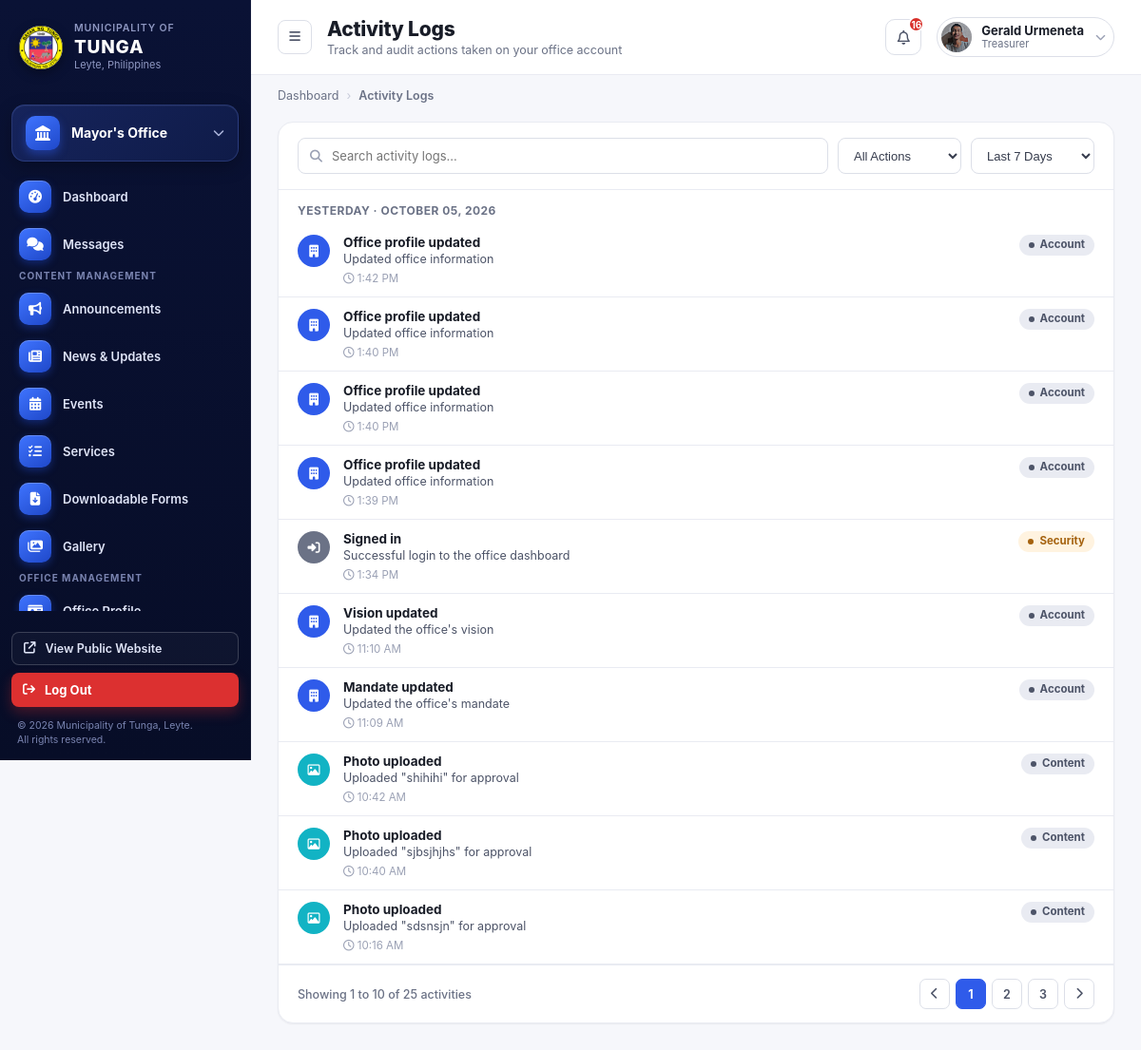
/office-dashboard/office-log (signed in), run on an earlier commit of the app's database.
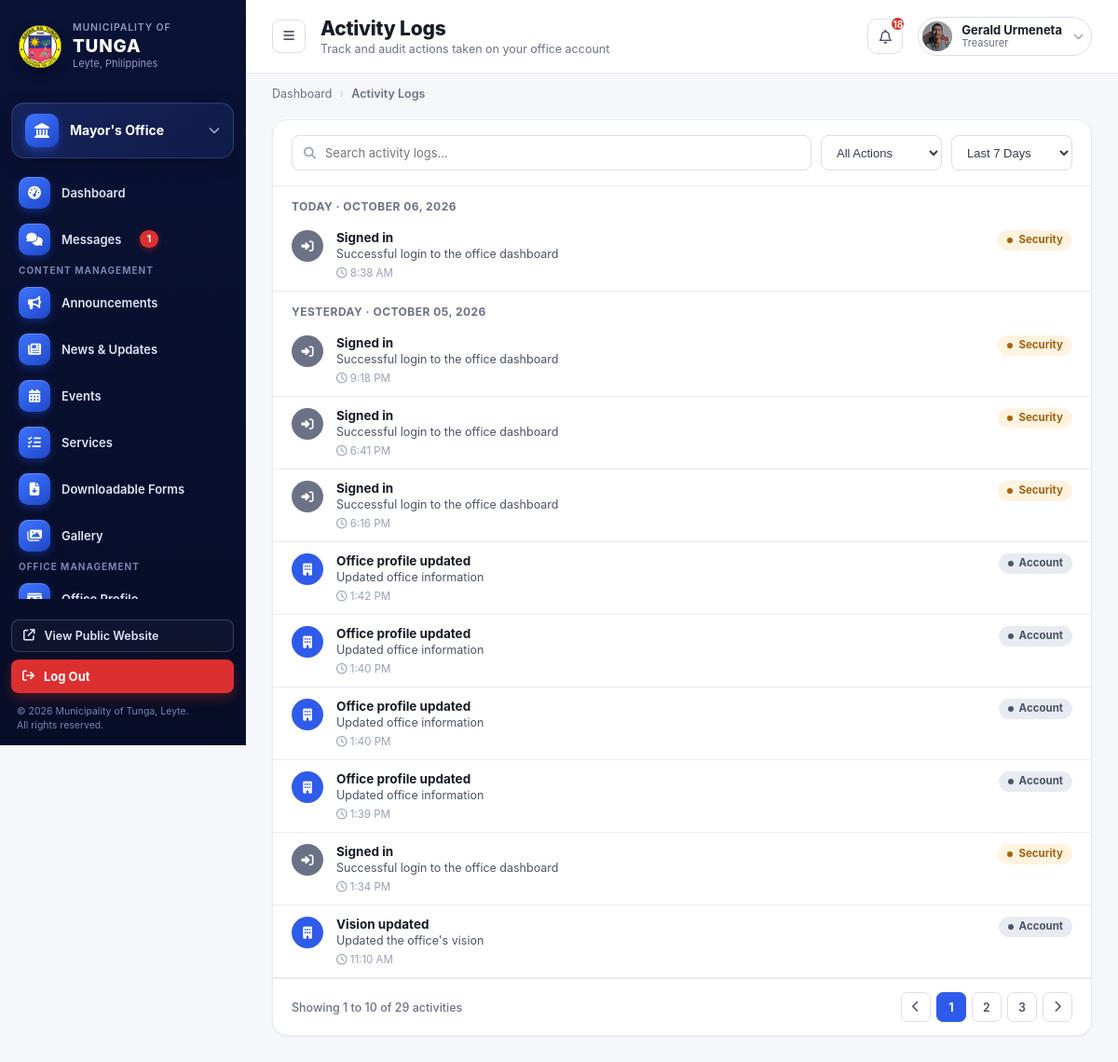
And on a later commit of the database.
### office_dashboard/models.py (models this page shows, shortened)
class OfficeRepresentative(models.Model):
    user = models.OneToOneField(User, on_delete=models.CASCADE, related_name="office_rep")
    office = models.OneToOneField(Office, on_delete=models.CASCADE, related_name="representative")
    position = models.CharField(max_length=100, blank=True)
    mobile_number = models.CharField(max_length=20, blank=True)
    photo = models.ImageField(upload_to="rep_photos/", blank=True, null=True)   # ADD THIS LINE
    @property
    def unread_notifications_count(self):
        return self.notifications.filter(is_read=False).count()
    @property
    def recent_notifications(self):
        return self.notifications.order_by('-created_at')[:5]

class ActivityLog(models.Model):
    CATEGORY_CHOICES = [
        ("content", "Content"),
        ("account", "Account"),
        ("security", "Security"),
    ]
    representative = models.ForeignKey(
        OfficeRepresentative,
        on_delete=models.CASCADE,
        related_name="activity_logs"
    )
    title = models.CharField(max_length=255)
    description = models.CharField(max_length=500, blank=True)
    category = models.CharField(max_length=20, choices=CATEGORY_CHOICES, default="content")
    icon = models.CharField(max_length=50, default="fa-solid fa-circle-info")
    icon_color = models.CharField(max_length=20, default="var(--blue-600)")
    created_at = models.DateTimeField(auto_now_add=True)
    class Meta:
        ordering = ["-created_at"]

### offices/models.py (models this page shows, shortened)
class Office(models.Model):
    name = models.CharField(max_length=100)
    slug = models.SlugField(unique=True, max_length=150)
    logo = models.ImageField(upload_to="office_logos/", blank=True, null=True)
    about = models.TextField(blank=True)
    description = models.TextField(blank=True)
    head_name = models.CharField(max_length=255, blank=True)
    position_title = models.CharField(max_length=255, blank=True)
    office_hours = models.CharField(max_length=255, blank=True)
    location = models.CharField(max_length=255, blank=True)
    email = models.EmailField(blank=True)
    telephone = models.CharField(max_length=100, blank=True)
    service_pledge = models.TextField(blank=True)
    mandate = models.TextField(blank=True)
    vision = models.TextField(blank=True)
    mission = models.TextField(blank=True)
    goal = models.TextField(blank=True)
    objective = models.TextField(blank=True)
    facebook_url = models.URLField(
        blank=True,
        help_text="Link to this office's official Facebook page, shown as an icon on its public page.",
    )
    twitter_url = models.URLField(
        blank=True,
        help_text="Link to this office's official X (Twitter) page, shown as an icon on its public page.",
    )
    instagram_url = models.URLField(
        blank=True,
        help_text="Link to this office's official Instagram page, shown as an icon on its public page.",
    )
    youtube_url = models.URLField(
        blank=True,
        help_text="Link to this office's official YouTube channel, shown as an icon on its public page.",
    )
    hero_image = models.ImageField(
        upload_to="office_hero/",
        blank=True,
        null=True,
        help_text="Banner image shown at the top of this office's public page. Defaults to the standard municipal hall photo when empty.",
    )
    display_order = models.PositiveIntegerField(default=9999)
    is_visible = models.BooleanField(
        default=True,
        help_text="Uncheck to hide this office from the public Offices page."
    )

### office_dashboard/views.py (the view)
# urls.py: path('office-log', views.activity_log, name='log'),
@office_rep_required
def activity_log(request, rep):
    logs = rep.activity_logs.all()
    q = request.GET.get('q', '').strip()
    if q:
        logs = logs.filter(title__icontains=q)
    category = request.GET.get('category', '')
    if category:
        logs = logs.filter(category=category)
    range_ = request.GET.get('range', '7')
    if range_ != 'all':
        since = timezone.now() - timedelta(days=int(range_))
        logs = logs.filter(created_at__gte=since)
    paginator = Paginator(logs, 10)
    page_obj = paginator.get_page(request.GET.get('page'))
    today = timezone.localdate()
    yesterday = today - timedelta(days=1)
    grouped = []
    for log_date, items in groupby(page_obj.object_list, key=lambda l: timezone.localtime(l.created_at).date()):
        items = list(items)
        if log_date == today:
            label = f"Today · {log_date.strftime('%B %d, %Y')}"
        elif log_date == yesterday:
            label = f"Yesterday · {log_date.strftime('%B %d, %Y')}"
        else:
            label = log_date.strftime('%B %d, %Y')
        grouped.append({"label": label, "items": items})
    return render(request, "office_dashboard/activity-logs.html", {
        "rep": rep,
        "page_obj": page_obj,
        "grouped_logs": grouped,
        "current_q": q,
        "current_category": category,
        "current_range": range_,
    })

### admin_dashboard/context_processors.py (called while the page is built)
def site_contact_info(request):
    return {"site_contact": SiteContactInfo.get_solo()}

def is_super_admin(request):
    if not request.user.is_authenticated:
        return {"is_super_admin": False}
    return {"is_super_admin": SuperAdmin.objects.filter(user=request.user).exists()}

def ticker_announcements(request):
    from office_dashboard.models import Announcement
    announcements = list(
        Announcement.objects.filter(status='published').order_by('-date_posted', '-created_at')[:5]
    )
    return {"ticker_announcements": announcements}

def nav_offices(request):
    from django.urls import reverse
    from offices.models import Office
    offices_list = list(
        Office.objects
        .exclude(slug="lgu-super-admin")
        .filter(is_visible=True, representative__isnull=False, representative__user__is_active=True)
        .order_by("display_order", "name")
    )
    for o in offices_list:
        o.nav_url = reverse('offices:office_detail', args=[o.slug])
    return {"nav_offices": offices_list}

### templates/office_dashboard/activity-logs.html (shortened to what the changed rows need)
{% extends "representative_dashboard_base.html" %}
{% load static %}
{% block content %}
  <div class="main">
    <header class="topbar">
      <div class="topbar-left">
        <div class="page-heading">
          <h1>Activity Logs</h1>
        </div>
      </div>
      <div class="topbar-right">
        <button class="icon-button" id="notifBellBtn" type="button" aria-haspopup="true" aria-expanded="false"><i class="fa-regular fa-bell"></i>{% if rep.unread_notifications_count > 0 %}<span class="dot">{{ rep.unread_notifications_count }}</span>{% endif %}</button>
        <div class="user-chip">
          <img src="{% if rep.photo %}{{ rep.photo.url }}{% else %}{% static 'images/icon/profile_logo.jpeg' %}{% endif %}" alt="">
          <div class="who"><div class="name">{{ rep.user.get_full_name|default:rep.user.username }}</div><div class="role">{{ rep.position|default:"Office Representative" }}</div></div>
          <i class="fa-solid fa-chevron-down chev"></i>
        </div>
      </div>
    </header>
    <main class="content">
      <section class="panel">
                <form method="get" class="filters-row">
                  <label class="field search" style="flex:1;"><i class="fa-solid fa-magnifying-glass"></i><input type="text" name="q" value="{{ current_q }}" placeholder="Search activity logs..." onchange="this.form.submit()"></label>
                  <select class="field" name="category" onchange="this.form.submit()">
                  </select>
                  <select class="field" name="range" onchange="this.form.submit()">
                  </select>
                </form>
                {% for day in grouped_logs %}
                  <div class="log-day-label">{{ day.label }}</div>
                  {% for log in day.items %}
                  <div class="log-item">
                    <span class="log-icon" style="--icon-bg: {{ log.icon_color }};"><i class="{{ log.icon }}"></i></span>
                    <div class="log-body">
                      <div class="log-title">{{ log.title }}</div>
                      {% if log.description %}<div class="log-desc">{{ log.description }}</div>{% endif %}
                      <div class="log-meta"><i class="fa-regular fa-clock"></i> {{ log.created_at|date:"g:i A" }}</div>
                    </div>
                    <span class="badge badge-{% if log.category == 'security' %}amber{% else %}gray{% endif %}">{{ log.get_category_display }}</span>
                  </div>
                  {% endfor %}
                {% empty %}
                  <p style="text-align:center;color:var(--gray-400);padding:24px;">No activity yet.</p>
                {% endfor %}
                <div class="pagination">
                  <span>
                    {% if page_obj.paginator.count == 0 %}No activity found{% else %}Showing {{ page_obj.start_index }} to {{ page_obj.end_index }} of {{ page_obj.paginator.count }} activities{% endif %}
                  </span>
                  <div class="page-nums">
                    {% if page_obj.has_previous %}
                      <a class="page-btn" href="?page={{ page_obj.previous_page_number }}&q={{ current_q }}&category={{ current_category }}&range={{ current_range }}"><i class="fa-solid fa-chevron-left"></i></a>
                    {% else %}
                      <span class="page-btn"><i class="fa-solid fa-chevron-left"></i></span>
                    {% endif %}
                    {% for num in page_obj.paginator.page_range %}
                      {% if num == page_obj.number %}
                        <span class="page-btn active">{{ num }}</span>
                      {% else %}
                        <a class="page-btn" href="?page={{ num }}&q={{ current_q }}&category={{ current_category }}&range={{ current_range }}">{{ num }}</a>
                      {% endif %}
                    {% endfor %}
                    {% if page_obj.has_next %}
                      <a class="page-btn" href="?page={{ page_obj.next_page_number }}&q={{ current_q }}&category={{ current_category }}&range={{ current_range }}"><i class="fa-solid fa-chevron-right"></i></a>
                    {% else %}
                      <span class="page-btn"><i class="fa-solid fa-chevron-right"></i></span>
                    {% endif %}
                  </div>
                </div>
      </section>
    </main>
  </div>
</div>
{% endblock %}

### templates/representative_dashboard_base.html (shortened to what the changed rows need)
<!DOCTYPE html>
{% load static message_tags %}
<html lang="en">
<head>
<link rel="stylesheet" href="{% static 'css/office_rep_style.css' %}">
<link rel="stylesheet" href="https://cdnjs.cloudflare.com/ajax/libs/font-awesome/6.5.1/css/all.min.css">
</head>
<body data-page="{% block body_page %}dashboard{% endblock %}">
<div class="app-shell">
  <aside class="sidebar sidebar--rep" id="sidebar">
    <div class="office-switcher">
      <span class="icon"><i class="fa-solid fa-landmark"></i></span>
      <span class="label">{{ rep.office.name }}</span>
      <i class="fa-solid fa-chevron-down chev"></i>
    </div>
    <div class="sidebar-nav" id="sidebarNav">
    <ul>
      {% url 'office_dashboard:dashboard' as dashboard_url %}
      {% url 'office_dashboard:messages' as messages_url %}
      {% unread_messages request as msg_unread %}
      <li class="nav-item{% if request.path == messages_url %} active{% endif %}">
        <a href="{{ messages_url }}" style="display:flex;align-items:center;gap:11px;width:100%;color:inherit;"><span class="glyph"><i class="fa-solid fa-comments"></i></span> Messages{% if msg_unread > 0 %}<span class="badge badge--msg">{{ msg_unread }}</span>{% endif %}</a>
      </li>
    </ul>
      {% url 'office_dashboard:rep_announce' as announce_url %}
      {% url 'office_dashboard:news_update' as news_url %}
      {% url 'office_dashboard:event' as event_url %}
      {% url 'office_dashboard:services' as services_url %}
      {% url 'office_dashboard:downloadable_form' as forms_url %}
      {% url 'office_dashboard:gallery' as gallery_url %}
      {% url 'office_dashboard:profile' as profile_url %}
      {% url 'office_dashboard:location' as location_url %}
      {% url 'office_dashboard:page_settings' as page_settings_url %}
      {% url 'office_dashboard:account' as account_url %}
      {% url 'office_dashboard:change_pass' as changepass_url %}
      {% url 'office_dashboard:notification' as notif_url %}
      {% url 'office_dashboard:log' as log_url %}
    </div>
  </aside>
    {% block content %}
    {% endblock %}
</body>
</html>

What changed in the data, as far as the page shows it:
no longer on this page (row unchanged): ActivityLog: title "Mandate updated", description "Updated the office's mandate", created_at "11:09 AM", category "Account", shown under "YESTERDAY · OCTOBER 05, 2026"
no longer on this page (row unchanged): ActivityLog: title "Photo uploaded", description "Uploaded \"shihihi\" for approval", created_at "10:42 AM", category "Content", icon_color "#12b3c4" (drawn), shown under "YESTERDAY · OCTOBER 05, 2026"
no longer on this page (row unchanged): ActivityLog: title "Photo uploaded", description "Uploaded \"sjbsjhjhs\" for approval", created_at "10:40 AM", category "Content", icon_color "#12b3c4" (drawn), shown under "YESTERDAY · OCTOBER 05, 2026"
no longer on this page (row unchanged): ActivityLog: title "Photo uploaded", description "Uploaded \"sdsnsjn\" for approval", created_at "10:16 AM", category "Content", icon_color "#12b3c4" (drawn), shown under "YESTERDAY · OCTOBER 05, 2026"
computed for OfficeRepresentative "Treasurer": unread_notifications_count "16" → "18"
added ActivityLog: title "Signed in", description "Successful login to the office dashboard", created_at "8:38 AM", category "Security", icon_color "var(--gray-500)" (drawn), shown under "TODAY · OCTOBER 06, 2026"
added ActivityLog: title "Signed in", description "Successful login to the office dashboard", created_at "9:18 PM", category "Security", icon_color "var(--gray-500)" (drawn), shown under "YESTERDAY · OCTOBER 05, 2026"
added ActivityLog: title "Signed in", description "Successful login to the office dashboard", created_at "6:41 PM", category "Security", icon_color "var(--gray-500)" (drawn), shown under "YESTERDAY · OCTOBER 05, 2026"
added ActivityLog: title "Signed in", description "Successful login to the office dashboard", created_at "6:16 PM", category "Security", icon_color "var(--gray-500)" (drawn), shown under "YESTERDAY · OCTOBER 05, 2026"
Also different on the page:
{{ msg_unread }}: (not shown) → "1"
{{ page_obj.paginator.count }}: "25" → "29"
new list line: "TODAY · OCTOBER 06, 2026"
